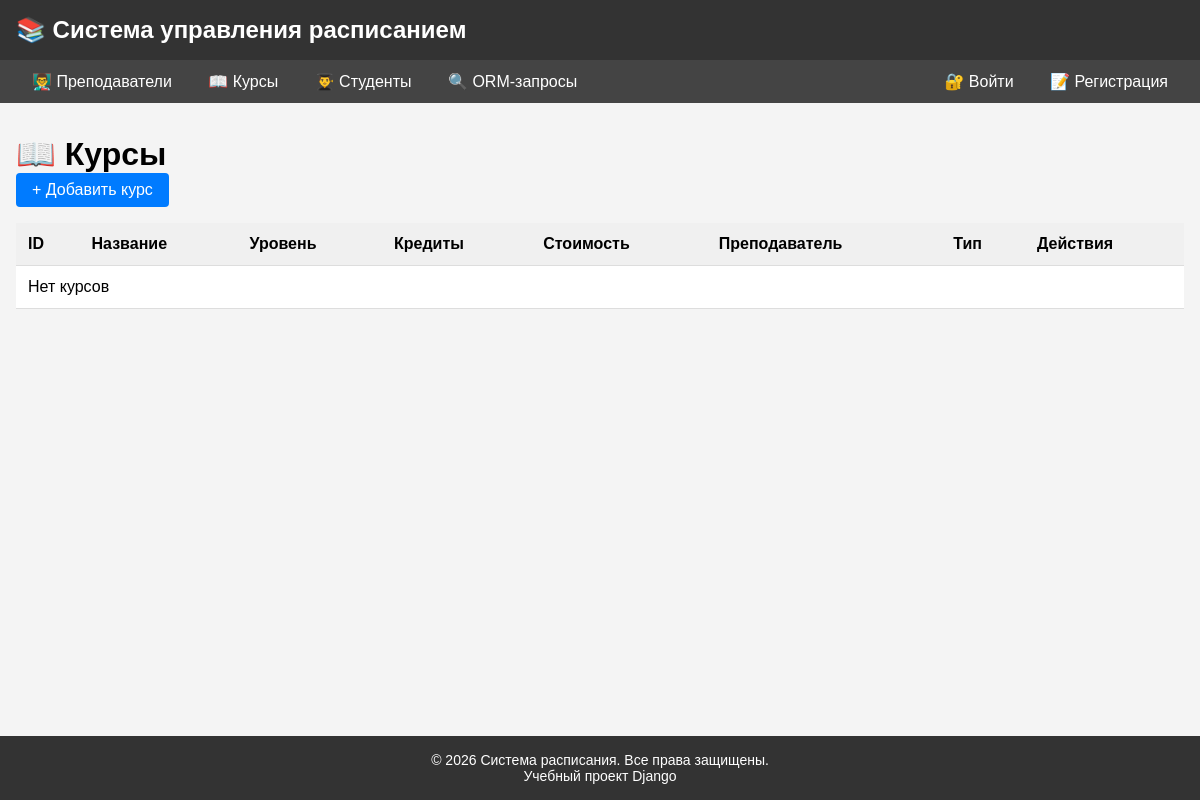
Before: /schedule/courses/ with the older database file.
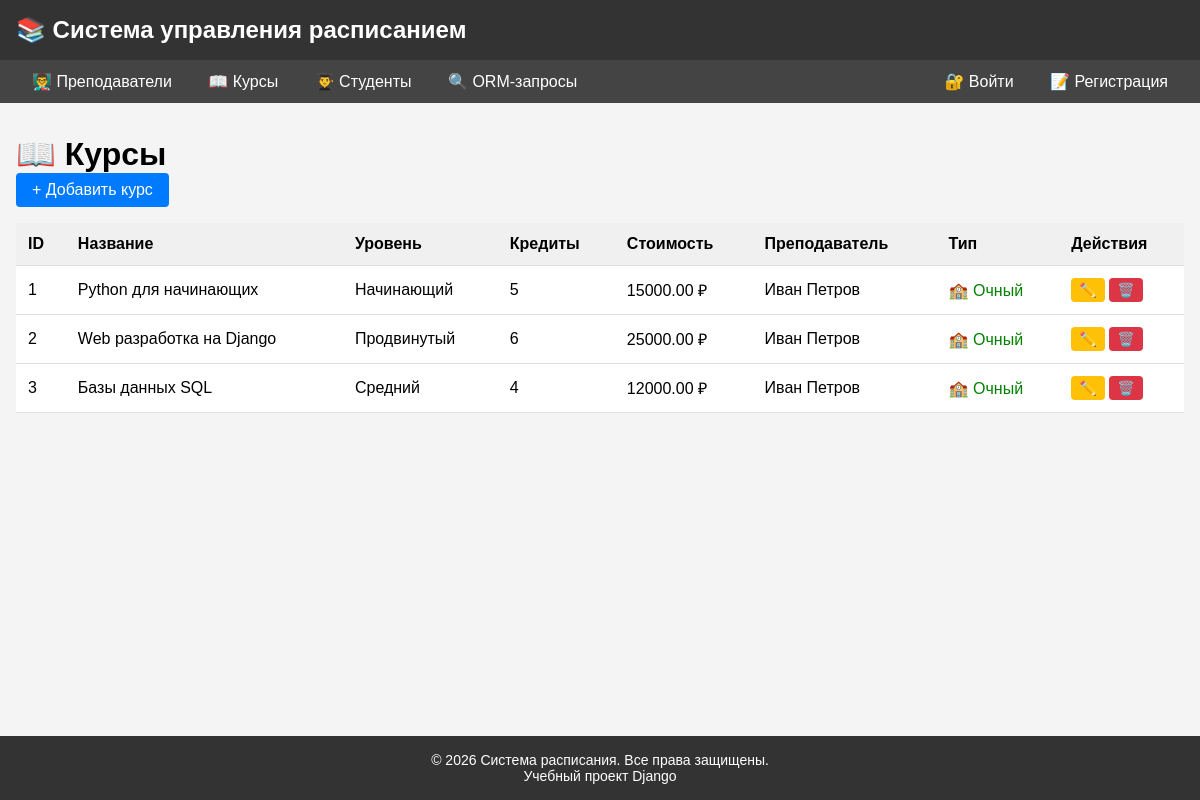
After: the same page with the newer database file.
### schedule/models.py (models this page shows, shortened)
class Course(models.Model):
    LEVEL_CHOICES = [
        ('beginner', 'Начинающий'),
        ('intermediate', 'Средний'),
        ('advanced', 'Продвинутый'),
    ]
    title = models.CharField(max_length=100, verbose_name="Название курса")
    description = models.TextField(verbose_name="Описание")
    credits = models.PositiveIntegerField(
        verbose_name="Кредиты",
        validators=[MinValueValidator(1), MaxValueValidator(10)]
    )
    level = models.CharField(
        max_length=20,
        choices=LEVEL_CHOICES,
        default='beginner',
        verbose_name="Уровень"
    )
    duration_weeks = models.PositiveIntegerField(
        verbose_name="Длительность (недель)",
        validators=[MinValueValidator(1)]
    )
    price = models.DecimalField(
        max_digits=10,
        decimal_places=2,
        verbose_name="Стоимость",
        validators=[MinValueValidator(0)]
    )
    teacher = models.ForeignKey(
        Teacher,
        on_delete=models.SET_NULL,
        null=True,
        blank=True,
        related_name='courses',
        verbose_name="Преподаватель"
    )
    created_at = models.DateTimeField(auto_now_add=True, verbose_name="Дата создания")
    updated_at = models.DateTimeField(auto_now=True, verbose_name="Дата обновления")
    max_students = models.PositiveIntegerField(
        verbose_name="Максимальное количество студентов",
        validators=[MinValueValidator(1), MaxValueValidator(100)],
        default=30,  # По умолчанию 30 для существующих курсов
        blank=True,
        null=True
    )
    syllabus = models.TextField(
        verbose_name="Учебный план",
        blank=True,
        null=True,
        default=None
    )
    prerequisites = models.TextField(
        verbose_name="Предварительные требования",
        blank=True,
        null=True,
        default=None
    )
    is_online = models.BooleanField(
        default=False,  # По умолчанию False (очные курсы)
        verbose_name="Онлайн курс"
    )
    start_date = models.DateField(
        verbose_name="Дата начала курса",
        blank=True,
        null=True,
        default=None
    )
    class Meta:
        verbose_name = "Курс"
        verbose_name_plural = "Курсы"
        unique_together = ['title', 'teacher']

class Teacher(models.Model):
    first_name = models.CharField(max_length=50, verbose_name="Имя")
    last_name = models.CharField(max_length=50, verbose_name="Фамилия")
    email = models.EmailField(unique=True, verbose_name="Email")
    phone = models.CharField(max_length=20, verbose_name="Телефон")
    hire_date = models.DateField(verbose_name="Дата найма")
    salary = models.DecimalField(
        max_digits=10,
        decimal_places=2,
        verbose_name="Зарплата",
        validators=[MinValueValidator(0)]
    )
    department = models.CharField(
        max_length=100,
        verbose_name="Кафедра",
        blank=True,  # Можно оставить пустым в форме
        null=True,   # Может быть NULL в базе данных
        default=None  # По умолчанию None
    )
    academic_degree = models.CharField(
        max_length=50,
        verbose_name="Ученая степень",
        choices=[
            ('bachelor', 'Бакалавр'),
            ('master', 'Магистр'),
            ('phd', 'Кандидат наук'),
            ('doctor', 'Доктор наук'),
        ],
        blank=True,
        null=True,
        default=None
    )
    office_hours = models.CharField(
        max_length=100,
        verbose_name="Часы приема",
        blank=True,
        null=True,
        default=None,
        help_text="Например: Пн-Пт 10:00-12:00"
    )
    is_active = models.BooleanField(
        default=True,  # По умолчанию True для существующих записей
        verbose_name="Активен"
    )
    rating = models.DecimalField(
        max_digits=3,
        decimal_places=1,
        verbose_name="Рейтинг",
        validators=[MinValueValidator(0), MaxValueValidator(5)],
        blank=True,
        null=True,
        default=0  # По умолчанию 0
    )
    def __str__(self):
        return f"{self.first_name} {self.last_name}"
    class Meta:
        verbose_name = "Преподаватель"
        verbose_name_plural = "Преподаватели"
        unique_together = ['first_name', 'last_name', 'email']

### schedule/views.py (the view)
# urls.py: path('courses/', views.course_index, name='course_index'),
def course_index(request):
    courses = Course.objects.all()
    return render(request, 'schedule/course_index.html', {'courses': courses})

### schedule/templates/schedule/course_index.html (shortened to what this page needs)
{% extends 'schedule/base.html' %}
{% block content %}
<h1>📖 Курсы</h1>
<p style="margin-bottom: 1rem;">
    <a href="{% url 'schedule:course_create' %}" class="btn">+ Добавить курс</a>
</p>
<table>
    <thead>
        <tr>
            <th>ID</th>
            <th>Название</th>
            <th>Уровень</th>
            <th>Кредиты</th>
            <th>Стоимость</th>
            <th>Преподаватель</th>
            <th>Тип</th>
            <th>Действия</th>
        </tr>
    </thead>
    <tbody>
        {% for course in courses %}
        <tr>
            <td>{{ course.id }}</td>
            <td>{{ course.title }}</td>
            <td>{{ course.get_level_display }}</td>
            <td>{{ course.credits }}</td>
            <td>{{ course.price }} ₽</td>
            <td>{{ course.teacher|default:"—" }}</td>
            <td>
                {% if course.is_online %}
                <span style="color: blue;">💻 Онлайн</span>
                {% else %}
                <span style="color: green;">🏫 Очный</span>
                {% endif %}
            </td>
            <td>
                <a href="{% url 'schedule:course_update' course.id %}" class="btn btn-sm btn-warning">✏️</a>
                <a href="{% url 'schedule:course_delete' course.id %}" class="btn btn-sm btn-danger">🗑️</a>
            </td>
        </tr>
        {% empty %}
        <tr>
            <td colspan="8">Нет курсов</td>
        </tr>
        {% endfor %}
    </tbody>
</table>
{% endblock %}

### schedule/templates/schedule/base.html (shortened to what this page needs)
<!DOCTYPE html>
<html lang="ru">
<head>
</head>
<body>
<header>
    <h1>📚 Система управления расписанием</h1>
</header>
<nav>
    <a href="{% url 'schedule:teacher_index' %}">👨‍🏫 Преподаватели</a>
    <a href="{% url 'schedule:course_index' %}">📖 Курсы</a>
    <a href="{% url 'schedule:student_index' %}">👨‍🎓 Студенты</a>
    <a href="{% url 'schedule:orm_queries' %}">🔍 ORM-запросы</a>
    {% if user.is_authenticated %}
        <div class="nav-dropdown" style="float: right;">
            <a href="#">{{ user.first_name|default:user.username }}</a>
            <div class="nav-dropdown-content">
                <a href="{% url 'users:profile' %}">👤 Профиль</a>
                <a href="{% url 'password_change' %}">🔒 Сменить пароль</a>
                <form method="post" action="{% url 'logout' %}" >
                    {% csrf_token %}
                    <button type="submit" >
                        🚪 Выйти
                    </button>
                </form>
            </div>
        </div>
    {% else %}
        <div style="float: right;">
            <a href="{% url 'login' %}">🔐 Войти</a>
            <a href="{% url 'users:register' %}">📝 Регистрация</a>
        </div>
    {% endif %}
</nav>
<main>
    {% block content %}{% endblock %}
</main>
<footer>
    <p>© {% now "Y" %} Система расписания. Все права защищены.</p>
    <p>Учебный проект Django</p>
</footer>
</body>
</html>

### schedule/templates/schedule/base.html (style rules this page uses)
* { margin: 0; padding: 0; box-sizing: border-box; }
body { font-family: Arial, sans-serif; background: #f4f4f4; min-height: 100vh; display: flex; flex-direction: column; }
header { background: #333; color: white; padding: 1rem; }
header h1 { margin: 0; font-size: 1.5rem; }
nav { background: #444; padding: 0.75rem 1rem; }
nav a { color: white; text-decoration: none; margin: 0 1rem; }
main { flex: 1; max-width: 1200px; margin: 2rem auto; padding: 0 1rem; width: 100%; }
footer { background: #333; color: white; text-align: center; padding: 1rem; margin-top: auto; font-size: 0.875rem; }
table { width: 100%; border-collapse: collapse; background: white; }
th, td { padding: 0.75rem; text-align: left; border-bottom: 1px solid #ddd; }
th { background: #f0f0f0; }
.btn { display: inline-block; padding: 0.5rem 1rem; background: #007bff; color: white; text-decoration: none; border-radius: 4px; border: none; cursor: pointer; }
.btn-danger { background: #dc3545; }
.btn-warning { background: #ffc107; color: #333; }
.btn-sm { padding: 0.25rem 0.5rem; font-size: 0.875rem; }

Changed rows visible on the page:
added Course: id "1", title "Python для начинающих", level "Начинающий", credits "5", price "15000.00", teacher "Иван Петров", is_online "🏫 Очный"
added Course: id "2", title "Web разработка на Django", level "Продвинутый", credits "6", price "25000.00", teacher "Иван Петров", is_online "🏫 Очный"
added Course: id "3", title "Базы данных SQL", level "Средний", credits "4", price "12000.00", teacher "Иван Петров", is_online "🏫 Очный"
Other visible differences:
text no longer shown: "Нет курсов"
